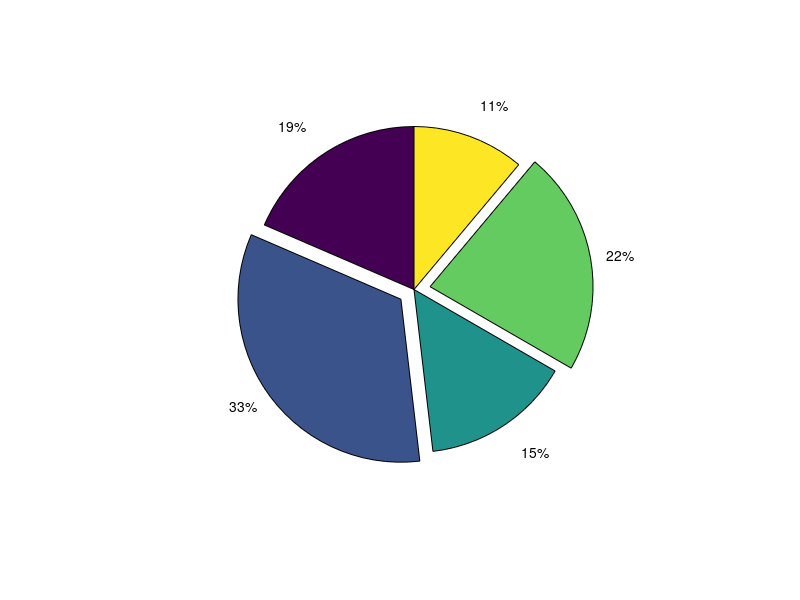

The MATLAB source for this figure: (Note: this script raises an error after producing the figure.)
%=============================================================================
% Copyright (c) 2016-present Allan CORNET (Nelson)
%=============================================================================
% This file is part of Nelson.
%=============================================================================
% LICENCE_BLOCK_BEGIN
% SPDX-License-Identifier: LGPL-3.0-or-later
% LICENCE_BLOCK_END
%=============================================================================
% <--ADV-CLI MODE-->
%=============================================================================
f2 = figure();
p = pie([5 9 4 6 3], [0 1 0 1 0]);
asserts.isequal(size(p), [1 10]);
close all
%=============================================================================
